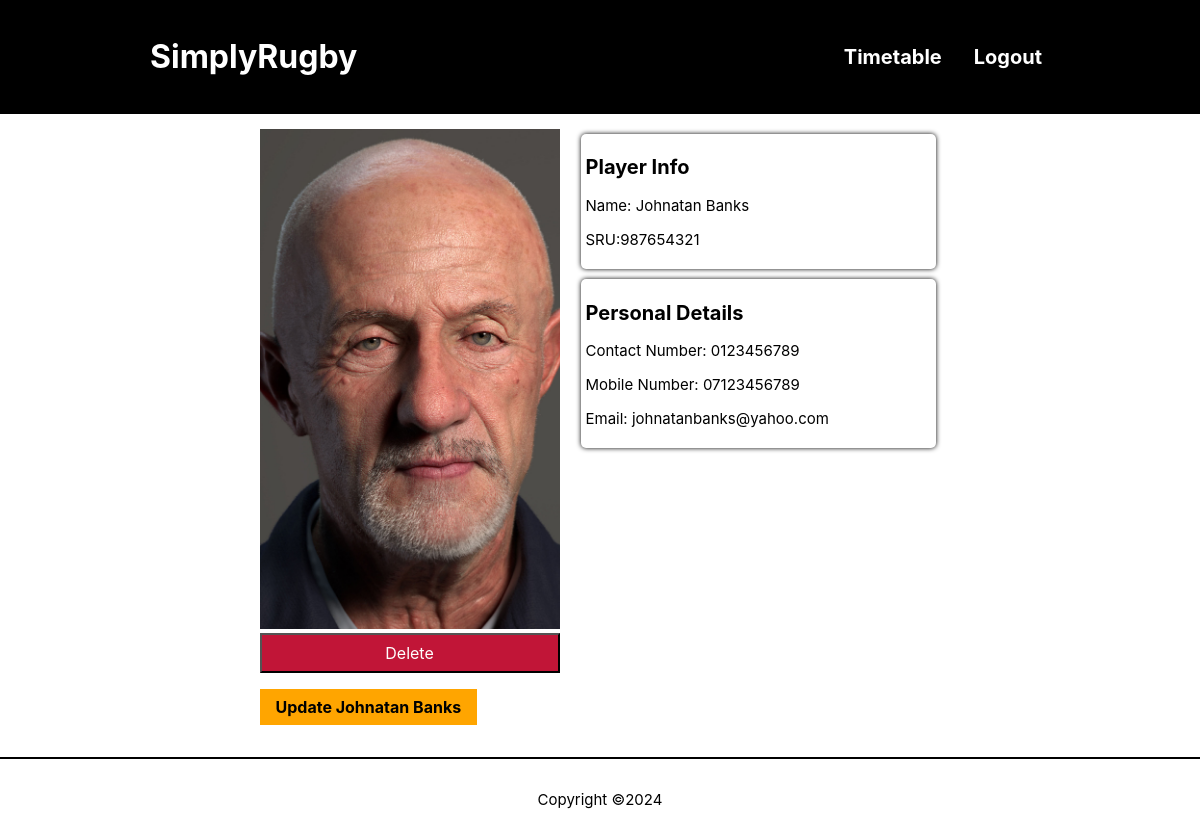
The app's page /member-page.php?id=1 (signed in) with its own data.
### tables this page shows
CREATE TABLE members (
  member_id INT PRIMARY KEY AUTO_INCREMENT NOT NULL,
  address_id INT NOT NULL,
  user_id INT,
  first_name  varchar(32) NOT NULL,
  last_name  varchar(32) NOT NULL,
  dob DATE,
  sru_no  INT NOT NULL,
  contact_no  varchar(40) NOT NULL,
  mobile_no  varchar(40),
  email_address varchar(45),
  filename VARCHAR(64),
  FOREIGN KEY (address_id) REFERENCES addresses (address_id),
  FOREIGN KEY (user_id) REFERENCES users (user_id)
);

### member-page.php (called while the page is built, shortened)
<?php
require("classes/components.php");
require("classes/utils.php");
require("classes/member.php");
$member = Member::getMember($_GET["id"]);
Components::singleMember($member);
?>

### classes/member.php (called while the page is built, shortened)
<?php
require_once("classes/utils.php");
class Member
{
  public static function getMember($bookId)
  {
    $conn = Connection::connect();
    $stmt = $conn->prepare(SQL::$getMember);
    $stmt->execute([$bookId]);
    $member = $stmt->fetch();
    return $member;
  }
}

### classes/utils.php (called while the page is built, shortened)
<?php
class Utils {
  public static function escape($input) {
    return trim(htmlspecialchars($input));
  }
}

### components/member-single.php (the view, shortened to what this page needs)
<main class="content-wrapper profile-content">
  <div class="profile-content-container">
  <div class="profile-container">
      <div>
        <img class="profile-img" src="images/<?php echo $filename; ?>" alt="Cover of <?php echo $firstName; ?>" class="profile-img">
        <form
          method="post"
          action="">
          <input type="submit" id="deleteBtn" class="danger" value="Delete">
          <a href="update-member.php?id=<?php echo $member_id; ?>" name="updateRedirect" class="button"><?php echo 'Update ', $firstName, ' ', $lastName; ?></a>
      </div>
  </div>
    <div class="profile-container">
      <div class="profile-items">
        <h2>Player Info</h2>
        <p><?php echo 'Name: ', $firstName, ' ', $lastName; ?></p>
        <p><?php echo 'SRU:', $sruNumber; ?></p>
      </div>
      <div class="profile-items">
        <h2>Personal Details</h2>
        <p><?php echo 'Contact Number: ', $contactNumber; ?></p>
        <p><?php echo 'Mobile Number: ', $mobileNumber; ?></p>
        <p><?php echo 'Email: ', $emailAddress; ?></p>
      </div>
    </div>
  </div>
</main>

### css/style.css (style rules this page uses)
* { box-sizing: border-box; }
body { margin: 0; overflow-x: hidden; }
body, button, input, textarea, select { font-family: "Arial", "Helvetica", sans-serif; font-size: 16px; }
.button { background-color: orange; color: black; display: inline-block; font-weight: bold; padding: 8px 16px; text-decoration: none; }
.danger { background-color: #c11537; color: white; }
.content-wrapper { margin: auto; width: 100%; }
input:not(input.button) { margin-bottom: 16px; padding: 8px; width: 100%; }
@media screen and (min-width:320px) { .profile-content-container { margin:15px 0; display: flex; flex-direction: column; align-items: center; } }
@media screen and (min-width:320px) { .profile-items { width: 355px; margin: 0 auto; } }
@media screen and (min-width:320px) { .profile-img { width:355px; height: 350px; object-fit: cover; } }
@media screen and (min-width:320px) { p, .skills-card div { font-size: 15px; } }
@media screen and (min-width:320px) { h2 { font-size: 20px; } }
@media screen and (min-width:320px) { .profile-items, .skills-card { margin:5px; padding:5px; border-radius: 5px; box-shadow: black 0 0 5px 0px; } }
@media screen and (min-width:320px) { p, body, td, input, select, button { font-family: -apple-system,system-ui,BlinkMacSystemFont,'Segoe UI',Roboto,'Helvetica Neue',Arial,sans-serif; } }
@media screen and (min-width: 950px) { .content-wrapper { width: 900px; } }
@media screen and (min-width: 950px) { .profile-img { height: 500px; width: 300px; object-fit: cover; } }
@media screen and (min-width: 950px) { .profile-content { width: 100%; } }
@media screen and (min-width: 950px) { .profile-container { display: flex; flex-direction: column; flex-wrap: wrap; justify-content: flex-start; align-items: stretch; align-content: flex-start; } }
@media screen and (min-width: 950px) { .profile-items:nth-child(1) { display: block; flex-grow: 0; flex-shrink: 1; flex-basis: auto; align-self: auto; order: 0; } }
@media screen and (min-width: 950px) { .profile-items:nth-child(2) { display: block; flex-grow: 0; flex-shrink: 1; flex-basis: auto; align-self: auto; order: 0; } }
@media screen and (min-width: 950px) { .profile-content-container { display: flex; flex-direction: row; align-items: start; justify-content: center; gap:16px; } }
@media screen and (min-width: 950px) { .profile-items, .skills-card { margin:5px; padding:5px; border-radius: 5px; box-shadow: black 0 0 5px 0px; } }

### records on screen
members: filename (picture), first_name "Johnatan", last_name "Banks", sru_no "987654321", contact_no "0123456789", mobile_no "07123456789", email_address "johnatanbanks@yahoo.com"
